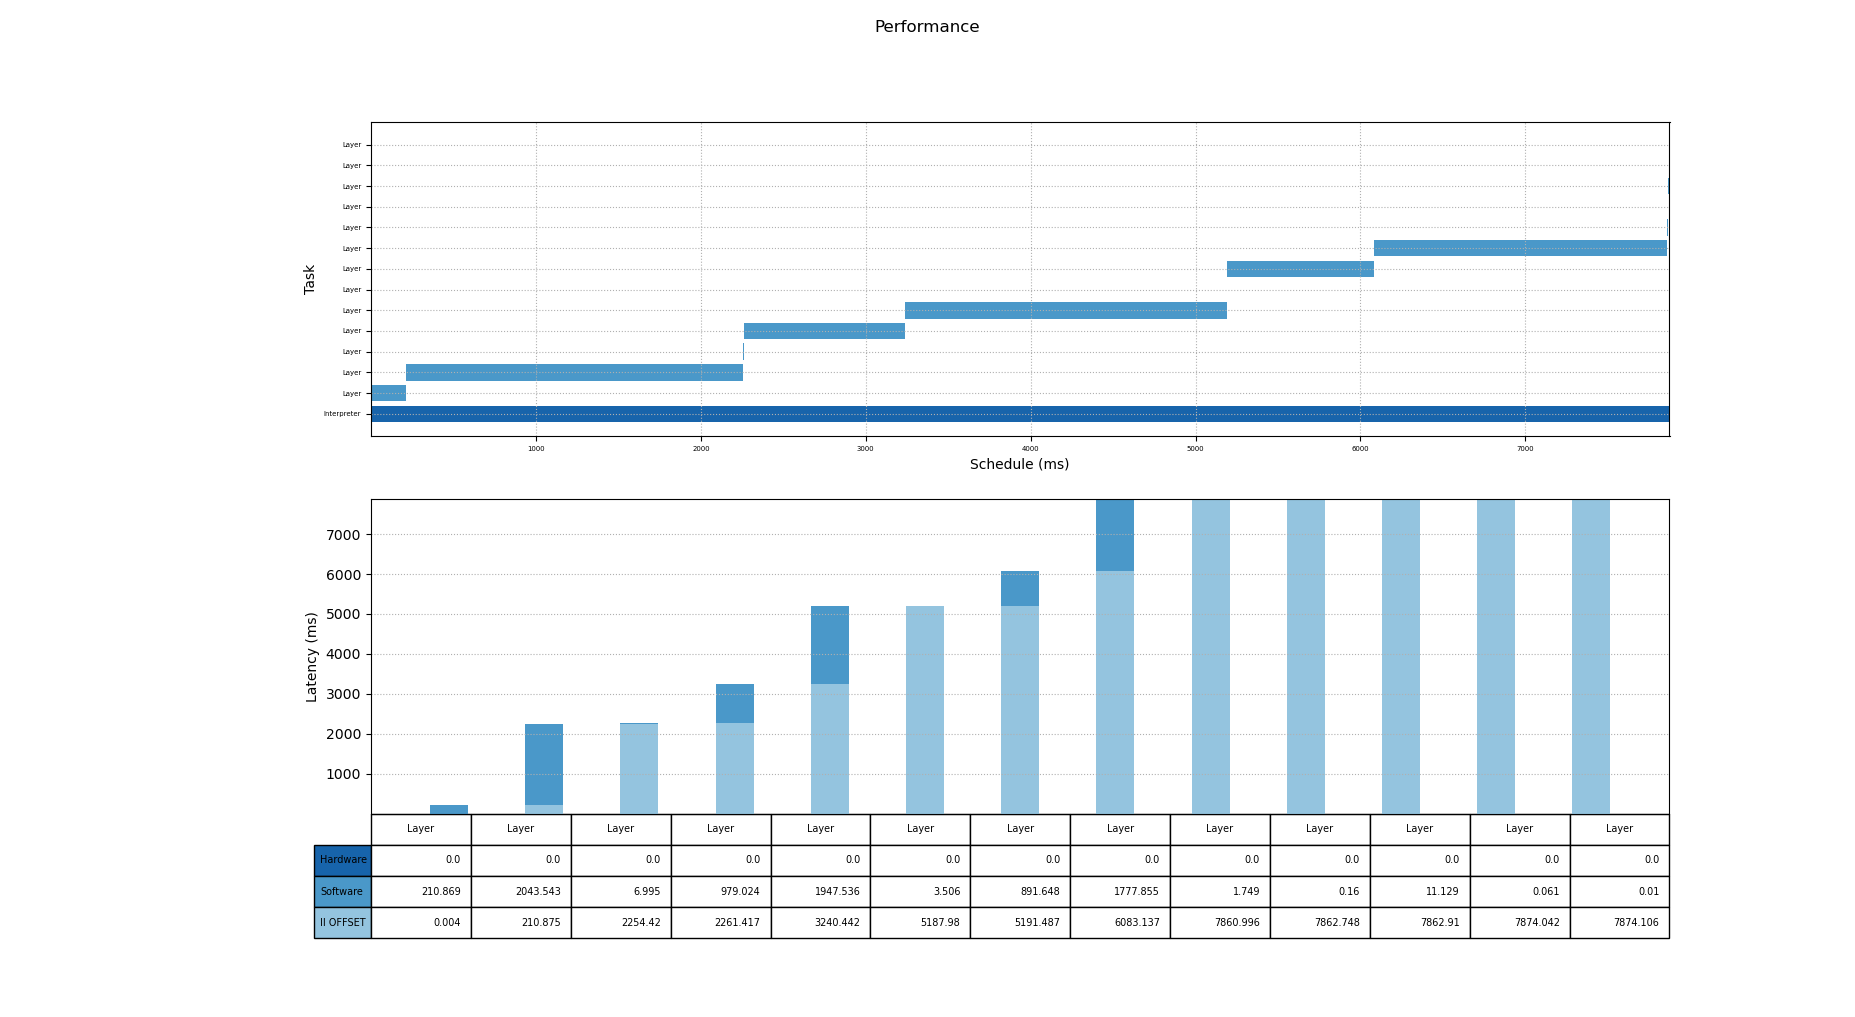

Here is the Python script that generated this plot:
import matplotlib.pyplot as plt
import numpy as np

fig, (ax1, ax2) = plt.subplots(2, 1)

fig.suptitle('Performance')

begin   = np.array([0.000, 0.004, 210.877, 2254.415, 2261.413, 3240.436, 5187.931, 5191.439, 6083.089, 7860.954, 7862.706, 7862.869, 7873.943, 7874.006])
latency = np.array([7874.017, 210.871, 2043.537, 6.997, 979.021, 1947.493, 3.507, 891.648, 1777.862, 1.748, 0.161, 11.072, 0.060, 0.010])
event   = ["Interpreter", "Layer", "Layer", "Layer", "Layer", "Layer", "Layer", "Layer", "Layer", "Layer", "Layer", "Layer", "Layer", "Layer"]
colors = ["#1864ab", "#4a98c9", "#4a98c9", "#4a98c9", "#4a98c9", "#4a98c9", "#4a98c9", "#4a98c9", "#4a98c9", "#4a98c9", "#4a98c9", "#4a98c9", "#4a98c9", "#4a98c9"]


ax1.barh(range(len(begin)),  latency, left=begin, color=colors)
ax1.grid(linestyle = ':')


plt.sca(ax1)
plt.yticks(range(len(begin)), event)
ax1.tick_params(axis='both', which='major', labelsize=5)
ax1.tick_params(axis='both', which='minor', labelsize=1)

plt.xlabel("Schedule (ms)")
plt.ylabel("Task")

data = [[ 0.004, 210.875, 2254.420, 2261.417, 3240.442, 5187.980, 5191.487, 6083.137, 7860.996, 7862.748, 7862.910, 7874.042, 7874.106],
        [ 210.869, 2043.543, 6.995, 979.024, 1947.536, 3.506, 891.648, 1777.855, 1.749, 0.160, 11.129, 0.061, 0.010],
        [ 0.000, 0.000, 0.000, 0.000, 0.000, 0.000, 0.000, 0.000, 0.000, 0.000, 0.000, 0.000, 0.000]]

columns = ("Layer", "Layer", "Layer", "Layer", "Layer", "Layer", "Layer", "Layer", "Layer", "Layer", "Layer", "Layer", "Layer")
rows = ["Hardware", "Software", "II OFFSET"]

# Get some pastel shades for the colors
colors = plt.cm.Blues(np.linspace(0.4, 0.8, len(rows)))
n_rows = len(data)

index = np.arange(len(columns)) + 0.3
bar_width = 0.4

# Initialize the vertical-offset for the stacked bar chart.
y_offset = np.zeros(len(columns))

# Plot bars and create text labels for the table
cell_text = []
for row in range(n_rows):
    ax2.bar(index, data[row], bar_width, bottom=y_offset, color=colors[row])
    y_offset = y_offset + data[row]
    cell_text.append(data[row])
# Reverse colors and text labels to display the last value at the top.
colors = colors[::-1]
cell_text.reverse()

plt.sca(ax2)
# Add a table at the bottom of the axes
the_table = ax2.table(cellText=cell_text,
                      rowLabels=rows,
                      rowColours=colors,
                      colLabels=columns,
                      loc='bottom',
                      fontsize='xx-small')

the_table.auto_set_font_size(False)
the_table.set_fontsize(7)


# Adjust layout to make room for the table:

plt.subplots_adjust(left=0.2, bottom=0.2)

plt.ylabel("Latency (ms)")

plt.xticks([])
ax2.grid(linestyle = ':')


plt.show()
